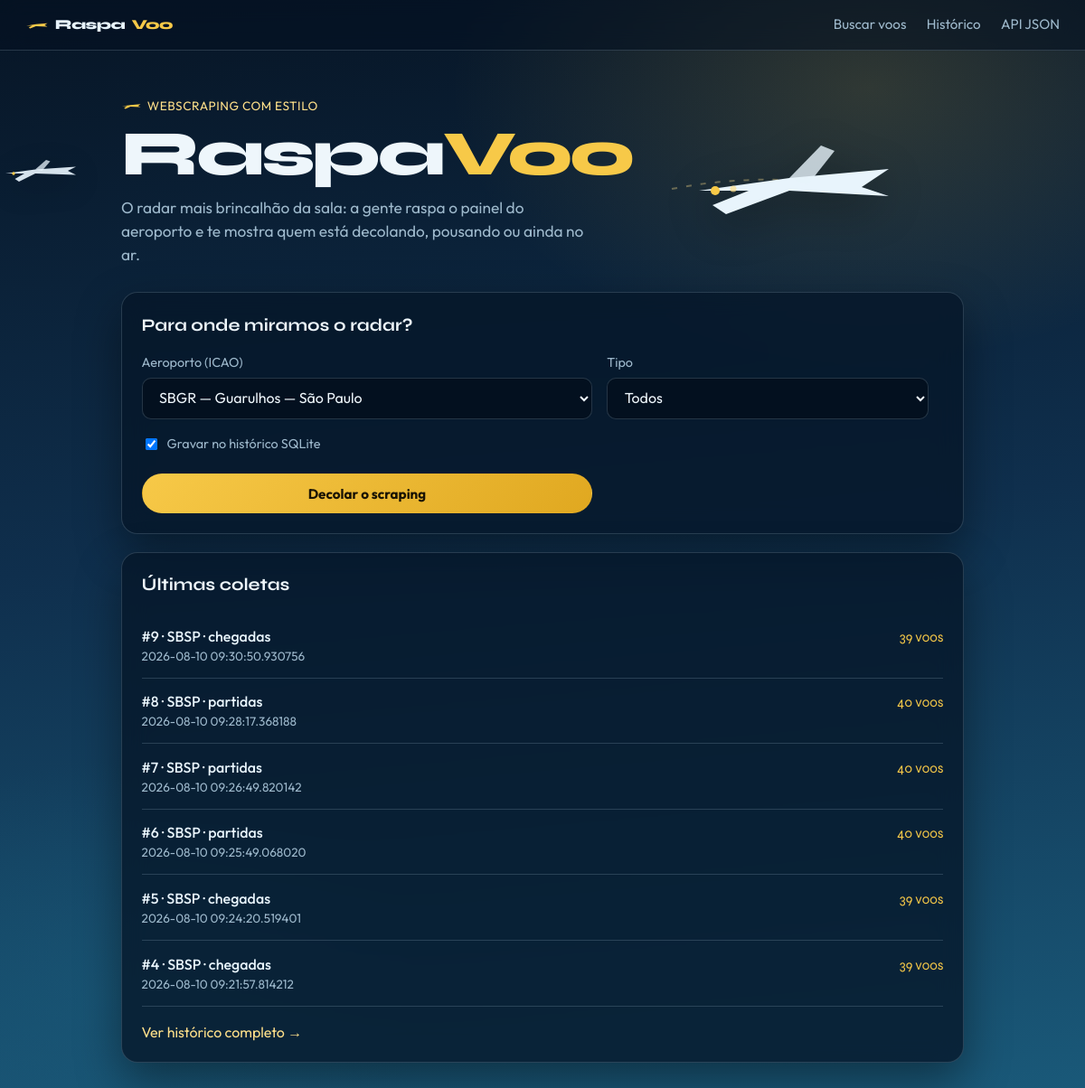
The page / on the database its author committed.
### models/coleta_voo.py (models this page shows, shortened)
class ColetaVoo(ModeloBase):
    __bind_key__ = "historico"
    __tablename__ = "coletas_voo"
    fonte = db.Column(db.String(255), nullable=False)
    aeroporto = db.Column(db.String(10), nullable=False)
    tipo_busca = db.Column(db.String(20), nullable=False)
    total = db.Column(db.Integer, nullable=False, default=0)
    voos = db.relationship(
        "VooInfo",
        back_populates="coleta",
        cascade="all, delete-orphan",
    )
    @classmethod
    def listar(cls):
        return cls.query.order_by(cls.data_criacao.desc()).all()

### controllers/site_controller.py (the view)
@site_bp.route("/")
def home():
    coletas = ColetaVoo.listar()[:6]
    return render_template(
        "home.html",
        coletas=coletas,
        aeroportos=AEROPORTOS_SUGERIDOS,
    )

### views/templates/home.html (shortened to what this page needs)
{% extends "layout.html" %}
{% block content %}
<section class="hero">
    <div class="hero-texto">
        <p class="hero-selo">
            <svg class="selo-aviao" viewBox="0 0 48 20" aria-hidden="true">
                <path d="M2 12 L22 9 L46 7 L40 11 L46 14 L22 13 L10 18 L7 16 L14 12 Z" fill="currentColor"/>
            </svg>
            webscraping com estilo
        </p>
        <h1 class="hero-brand">Raspa<em>Voo</em></h1>
        <p class="hero-lead">
            O radar mais brincalhão da sala: a gente raspa o painel do aeroporto
            e te mostra quem está decolando, pousando ou ainda no ar.
        </p>
    </div>
    <div class="hero-aviao-grande" aria-hidden="true">
    </div>
</section>
<section class="painel busca-painel">
    <h2 class="secao-titulo">Para onde miramos o radar?</h2>
    <form method="post" action="{{ url_for('site.buscar') }}" class="form-busca">
        <div class="campo">
            <label for="aeroporto">Aeroporto (ICAO)</label>
            <select id="aeroporto" name="aeroporto" required>
                {% for codigo, nome in aeroportos %}
                <option value="{{ codigo }}" {% if codigo == 'SBGR' %}selected{% endif %}>
                    {{ codigo }} — {{ nome }}
                </option>
                {% endfor %}
            </select>
        </div>
        <div class="campo">
            <label for="tipo">Tipo</label>
            <select id="tipo" name="tipo">
                <option value="todos">Todos</option>
            </select>
        </div>
        <div class="campo campo-check">
            <label class="check-label">
                <input type="checkbox" name="salvar" value="1" checked>
                Gravar no histórico SQLite
            </label>
        </div>
        <button type="submit" class="btn btn-primario">Decolar o scraping</button>
    </form>
</section>
<section class="painel" style="margin-top: 1.25rem;">
    <h2 class="secao-titulo">Últimas coletas</h2>
    {% if coletas %}
        <ul class="lista">
            {% for c in coletas %}
            <li>
                <div>
                    <a href="{{ url_for('site.detalhe_coleta', coleta_id=c.id) }}">
                        #{{ c.id }} · {{ c.aeroporto }} · {{ c.tipo_busca }}
                    </a>
                    <div class="meta">{{ c.data_criacao }}</div>
                </div>
                <span class="badge">{{ c.total }} voos</span>
            </li>
            {% endfor %}
        </ul>
        <p class="link-mais"><a href="{{ url_for('site.historico') }}">Ver histórico completo →</a></p>
    {% else %}
        <p class="vazio">Nenhuma coleta ainda. Decole o scraping e salve a primeira foto do céu.</p>
    {% endif %}
</section>
{% endblock %}

### views/static/css/style.css (style rules this page uses)
* { box-sizing: border-box; }
:root { --ceu-alto: #071525; --ceu-meio: #0f2f4d; --horizonte: #1a5a7a; --pista: #f7c948; --pista-clara: #ffe08a; --nuvem: #e8f4fc; --texto: #eef6fb; --texto-suave: #9eb9cc; --painel: rgba(6, 22, 40, 0.78); --borda: rgba(158, 185, 204, 0.22); --erro: #ff8a7a; --sucesso: #5eead4; --sombra: 0 20px 50px rgba(0, 0, 0, 0.4); }
body { margin: 0; min-height: 100vh; font-family: "Outfit", sans-serif; color: var(--texto); background: radial-gradient(ellipse 70% 45% at 80% 8%, rgba(247, 201, 72, 0.16), transparent 55%), radial-gradient(ellipse 50% 35% at 10% 90%, rgba(26, 90, 122, 0.45), transparent 60%), linear-gradient(175deg, var(--ceu-alto) 0%, var(--ceu-meio) 48%, var(--horizonte) 100%); background-attachment: fixed; line-height: 1.5; overflow-x: hidden; }
.hero { display: grid; grid-template-columns: 1.15fr 0.85fr; gap: 1rem; align-items: center; padding: 1.5rem 0 1.25rem; animation: fade-up 0.7s ease both; }
.hero-selo { display: inline-flex; align-items: center; gap: 0.4rem; margin: 0 0 0.6rem; color: var(--pista-clara); font-size: 0.85rem; letter-spacing: 0.04em; text-transform: uppercase; }
.selo-aviao { width: 1.4rem; color: var(--pista); }
.hero-brand { font-family: "Syne", sans-serif; font-weight: 800; font-size: clamp(2.8rem, 8vw, 4.4rem); line-height: 0.95; margin: 0 0 0.85rem; letter-spacing: -0.04em; }
.hero-brand em { font-style: normal; color: var(--pista); }
.hero-lead { max-width: 32rem; color: var(--texto-suave); font-size: 1.08rem; margin: 0; }
.hero-aviao-grande { color: var(--nuvem); animation: taxi 5s ease-in-out infinite; }
.hero-aviao-grande svg { width: 100%; max-width: 280px; height: auto; display: block; margin-left: auto; filter: drop-shadow(0 12px 24px rgba(0, 0, 0, 0.35)); }
.painel { background: var(--painel); border: 1px solid var(--borda); border-radius: 18px; padding: 1.35rem; box-shadow: var(--sombra); backdrop-filter: blur(14px); animation: fade-up 0.75s ease both; }
.busca-painel { margin-top: 0.5rem; }
.secao-titulo { font-family: "Syne", sans-serif; font-size: 1.2rem; margin: 0 0 1rem; }
.form-busca { display: grid; grid-template-columns: 1.4fr 1fr auto; gap: 1rem; align-items: end; }
.campo label { display: block; margin-bottom: 0.35rem; color: var(--texto-suave); font-size: 0.9rem; }
.campo select, .campo input[type="text"] { width: 100%; padding: 0.7rem 0.9rem; background: rgba(4, 16, 30, 0.85); border: 1px solid var(--borda); border-radius: 10px; color: var(--texto); font-size: 1rem; font-family: inherit; }
.campo-check { grid-column: 1 / -1; }
.check-label { display: inline-flex !important; align-items: center; gap: 0.5rem; cursor: pointer; color: var(--texto-suave); }
.btn { display: inline-block; padding: 0.72rem 1.2rem; background: transparent; color: var(--texto); text-decoration: none; border: 1px solid var(--borda); border-radius: 999px; font-size: 0.95rem; font-family: inherit; cursor: pointer; transition: background 0.2s, border-color 0.2s, transform 0.15s; white-space: nowrap; }
.btn-primario { background: linear-gradient(135deg, var(--pista), #e0a820); color: #1a1405; border-color: transparent; font-weight: 700; }
.lista { list-style: none; padding: 0; margin: 0; }
.lista li { display: flex; justify-content: space-between; gap: 1rem; align-items: baseline; padding: 0.85rem 0; border-bottom: 1px solid var(--borda); }
.lista a { color: var(--nuvem); text-decoration: none; font-weight: 500; }
.meta { color: var(--texto-suave); font-size: 0.85rem; }
.badge { color: var(--pista); font-family: "Syne", sans-serif; font-size: 0.95rem; white-space: nowrap; }
.link-mais { margin: 1rem 0 0; }
.link-mais a { color: var(--pista-clara); text-decoration: none; }

### rows shown on the page
ColetaVoo: id "9", aeroporto "SBSP", tipo_busca "chegadas", data_criacao "2026-08-10 09:30:50.930756", total "39"
ColetaVoo: id "8", aeroporto "SBSP", tipo_busca "partidas", data_criacao "2026-08-10 09:28:17.368188", total "40"
ColetaVoo: id "7", aeroporto "SBSP", tipo_busca "partidas", data_criacao "2026-08-10 09:26:49.820142", total "40"
ColetaVoo: id "6", aeroporto "SBSP", tipo_busca "partidas", data_criacao "2026-08-10 09:25:49.068020", total "40"
ColetaVoo: id "5", aeroporto "SBSP", tipo_busca "chegadas", data_criacao "2026-08-10 09:24:20.519401", total "39"
ColetaVoo: id "4", aeroporto "SBSP", tipo_busca "chegadas", data_criacao "2026-08-10 09:21:57.814212", total "39"

### other values the page prints
form field aeroporto "SBGR — Guarulhos — São Paulo"
